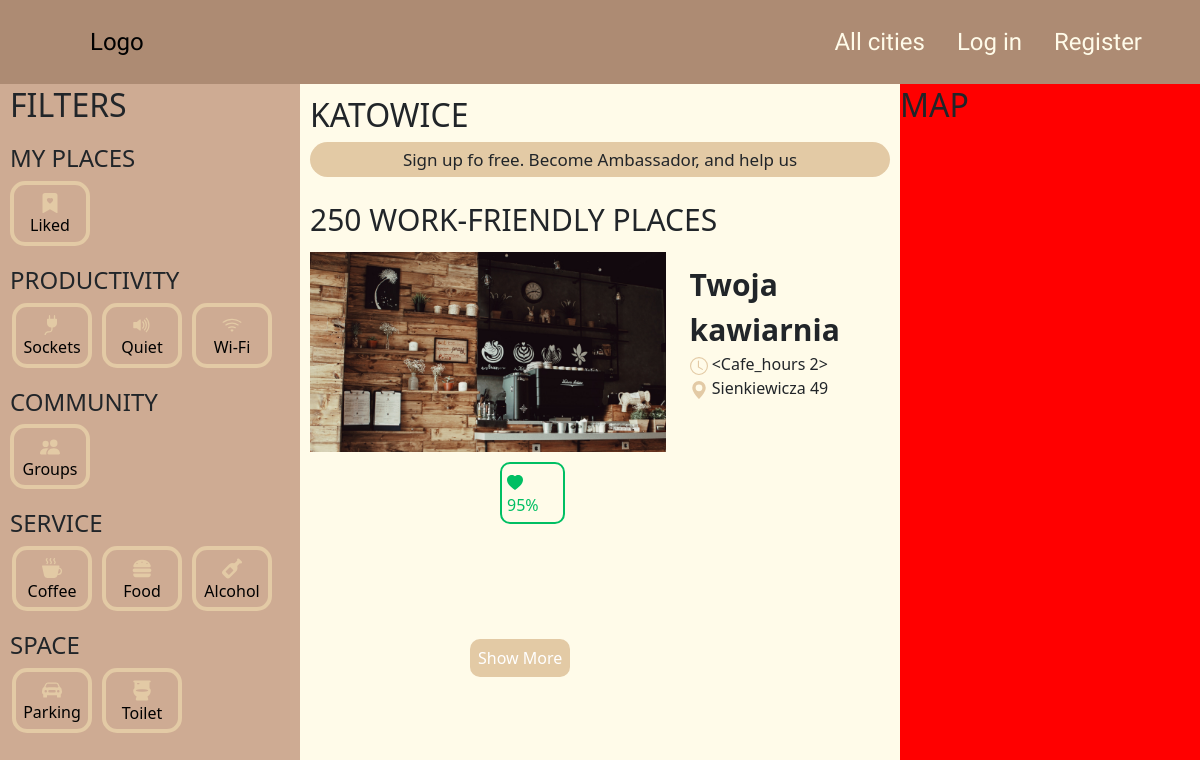
Before: / with the older database file.
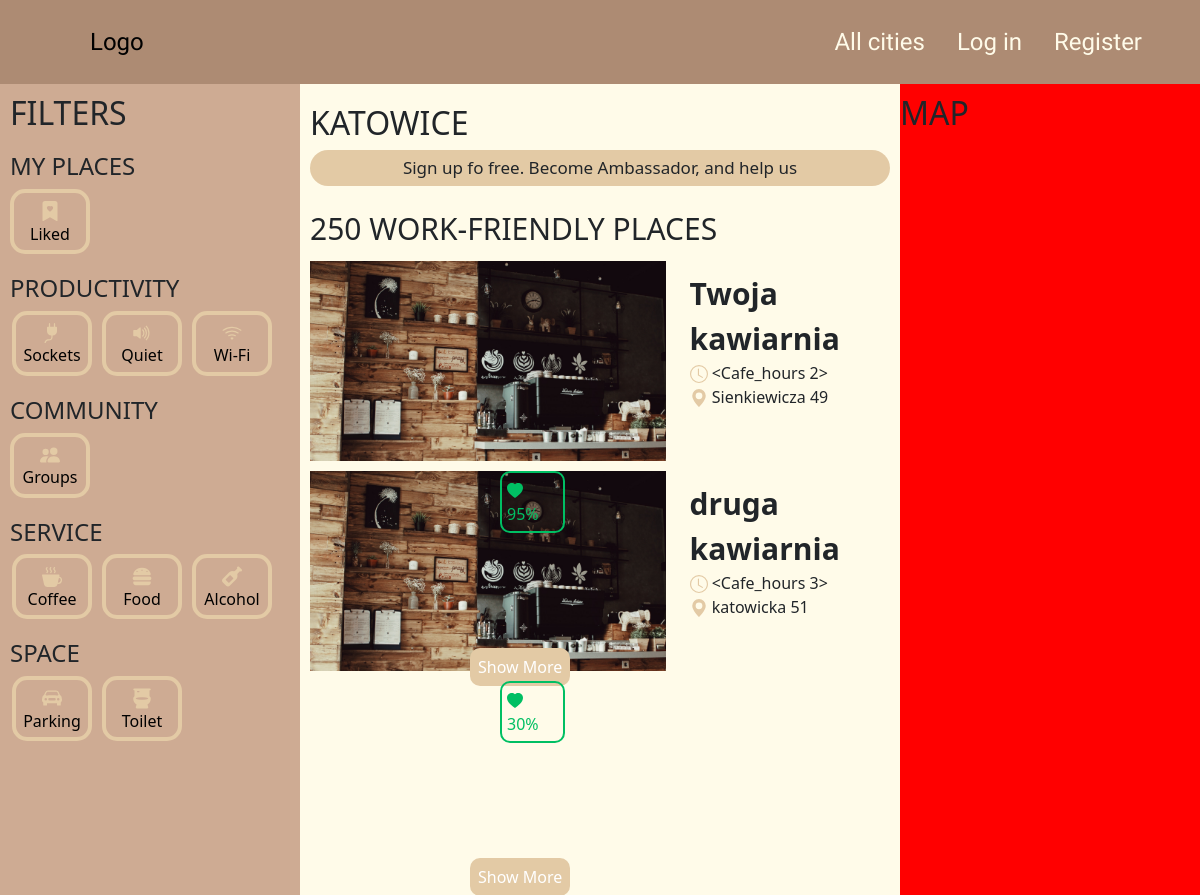
After: the same page with the newer database file.
### main.py (models this page shows)
class Cafe(db.Model):
    __tablename__ = 'cafe'
    id = db.Column(db.Integer, primary_key=True)
    name = db.Column(db.String(250), unique=True, nullable=False)
    localization = db.Column(db.String(250), nullable=False)
    image = db.Column(db.String(250), nullable=False)
    rating = db.Column(db.Integer, nullable=False)
    has_sockets = db.Column(db.Integer, nullable=False)
    quiet = db.Column(db.Integer, nullable=False)
    wifi = db.Column(db.Integer, nullable=False)
    groups = db.Column(db.Integer, nullable=False)
    coffee = db.Column(db.Integer, nullable=False)
    food = db.Column(db.Integer, nullable=False)
    alcohol = db.Column(db.Integer, nullable=False)
    parking = db.Column(db.Integer, nullable=False)
    toilet = db.Column(db.Integer, nullable=False)
    cafe = relationship('Cafe_hours', back_populates='cafe')

### main.py (the view)
@app.route('/')
def home():
    global FILTERS
    if not FILTERS:
        all_cafes = db.session.scalars(db.select(Cafe)).all()
    if FILTERS == 'has_sockets':
        all_cafes = db.session.scalars(db.select(Cafe).order_by(Cafe.has_sockets.asc())).all()
    return render_template('index.html', all_cafes=all_cafes, today=today, user=current_user,
                           logged_in=current_user.is_authenticated)

### templates/index.html (shortened to what this page needs)
<!DOCTYPE html>
<html lang="en">
<head>
    <link href="https://cdn.jsdelivr.net/npm/bootstrap@5.3.0/dist/css/bootstrap.min.css" rel="stylesheet">
    <link href="static/style.css" rel="stylesheet"/>
</head>
<body>
    <div class="container-fluid header-background">
      <header class="container d-flex justify-content-center header-font py-3">
        <a href="/" class="d-flex align-items-center mb-3 mb-md-0 me-md-auto link-body-emphasis text-decoration-none">
          <svg class="bi me-2" width="40" height="32"><use xlink:href="#bootstrap"></use></svg>
          <span class="fs-4">Logo</span>
        </a>
        <ul class="nav nav-pills">
          <li class="nav-item"><a href='{{ url_for("log_out")}}' class="nav-link">All cities</a></li>
          {% if not logged_in %}
          <li class="nav-item"><a href="{{ url_for('login') }}" class="nav-link">Log in</a></li>
          <li class="nav-item"><a href="{{ url_for('register') }}" class="nav-link">Register</a></li>
          {% endif %}
        </ul>
      </header>
    </div>
        <div class="col-3 filters-background">
          <h2 class="mt-3">FILTERS</h2>
          <h4>MY PLACES</h4>
            <a href="{{ url_for('filters_manager', types='liked')}}" class="piece-of-filter">
              <span>
              </span>
              <span>Liked</span>
            </a>
          <h4>PRODUCTIVITY</h4>
            <div class="row" style="margin-left: 2px;">
              <a href="{{ url_for('filters_manager', types='has_sockets')}}" class="piece-of-filter">
                <span>
                </span>
                <span>Sockets</span>
              </a>
              <a href="{{ url_for('filters_manager', types='quiet')}}" class="piece-of-filter filter-in-row">
                <span>
                </span>
                <span>Quiet</span>
              </a>
              <a href="{{ url_for('filters_manager', types='wifi')}}" class="piece-of-filter filter-in-row">
                <span>
                </span>
                <span>Wi-Fi</span>
              </a>
            </div>
          <h4>COMMUNITY</h4>
            <a href="{{ url_for('filters_manager', types='groups')}}" class="piece-of-filter">
              <span>
              </span>
              <span>Groups</span>
            </a>
          <h4>SERVICE</h4>
            <div class="row" style="margin-left: 2px;">
              <a href="{{ url_for('filters_manager', types='coffee')}}" class="piece-of-filter">
                <span>
                </span>
                <span>Coffee</span>
              </a>
              <a href="{{ url_for('filters_manager', types='food')}}" class="piece-of-filter filter-in-row">
                <i class="fa-solid fa-burger"></i>
                <span>Food</span>
              </a>
              <a href="{{ url_for('filters_manager', types='alcohol')}}" class="piece-of-filter filter-in-row">
                <i class="fa-solid fa-wine-bottle"></i>
                <span>Alcohol</span>
              </a>
            </div>
          <h4>SPACE</h4>
            <div class="row" style="margin-left: 2px;">
              <a href="{{ url_for('filters_manager', types='parking')}}" class="piece-of-filter">
                <span>
                </span>
                <span>Parking</span>
              </a>
              <a href="{{ url_for('filters_manager', types='toilet')}}" class="piece-of-filter filter-in-row">
                <i class="fa-solid fa-toilet"></i>
                <span>Toilet</span>
              </a>
            </div>
        </div>
        <div class="col-6 center">
          <h2 class="mt-3">KATOWICE</h2>
          <div class="sign-up-alert">
            <span>Sign up fo free. Become Ambassador, and help us</span>
          </div>
          <div class="number-of-cafe">
            <span>250 WORK-FRIENDLY PLACES</span>
          </div>
          {% for cafe in all_cafes %}
          <div class="cafe">
            <div class="row">
              <div class="col">
                <img src="static/pexels-afta-putta-gunawan-683039 (1).jpg" style="height: 200px;">
              </div>
              <div class="col cafes-name">
                  <span style="font-size: 30px; font-weight: bold;">{{ cafe.name }}</span><br>
                  <span>
                    <svg xmlns="http://www.w3.org/2000/svg" width="18" height="18" fill="currentColor" class="bi bi-clock" viewBox="0 0 16 16">
                      <path d="M8 3.5a.5.5 0 0 0-1 0V9a.5.5 0 0 0 .252.434l3.5 2a.5.5 0 0 0 .496-.868L8 8.71V3.5z"/>
                      <path d="M8 16A8 8 0 1 0 8 0a8 8 0 0 0 0 16zm7-8A7 7 0 1 1 1 8a7 7 0 0 1 14 0z"/>
                    </svg>
                    {{ cafe.cafe[0] }}
                  </span><br>
                  <span>
                    <svg xmlns="http://www.w3.org/2000/svg" width="18" height="18" fill="currentColor" class="bi bi-geo-alt-fill" viewBox="0 0 16 16">
                      <path d="M8 16s6-5.686 6-10A6 6 0 0 0 2 6c0 4.314 6 10 6 10zm0-7a3 3 0 1 1 0-6 3 3 0 0 1 0 6z"/>
                    </svg>
                    {{ cafe.localization }}
                  </span>
              </div>
              <div class="col">
                <div class="rating">
                  <svg xmlns="http://www.w3.org/2000/svg" width="16" height="16" fill="currentColor" class="bi-heart-fill" viewBox="0 0 16 16">
                    <path fill-rule="evenodd" d="M8 1.314C12.438-3.248 23.534 4.735 8 15-7.534 4.736 3.562-3.248 8 1.314z"/>
                  </svg>
                  <span>{{ cafe.rating }}%</span>
                </div>
                <a class="show-more-link" href="{{ url_for('cafe_site', cafe_id=cafe.id) }}">
                  Show More
                </a>
              </div>
            </div>
          </div>
          {% endfor %}
        </div>
        <div class="col-3 map-box">
          <h2 class="mt-3">MAP</h2>
        </div>
</body>
</html>

### static/style.css (style rules this page uses)
* { margin: 0; padding: 0; box-sizing: border-box; }
body { background-color: #FFFBE9; }
.header-background { background-color: #AD8B73; position: fixed; z-index: 10; }
.header-font { font-family: 'Ropa Sans', sans-serif; font-size: 1.5em; }
.nav-link { color: #FFFBE9; }
.filters-background { position: fixed; top: 8.7%; background-color: #CEAB93; min-height: 900px; padding-left: 10px; }
h4 { margin-top: 20px; font-weight: 400; }
.piece-of-filter { width: 80px; height: 65px; border-radius: 15px; border: 4px solid #E3CAA5; cursor: pointer; display: flex; flex-direction: column; align-items: center; justify-content: center; text-decoration: none; color: black; }
.filter-in-row { margin-left: 10px; }
.bi { color: #E3CAA5; }
i { color: #E3CAA5; font-size: 20px; margin-top: 5px; }
.center { position: absolute; top: 8.7%; left: 25%; height: 400px; padding: 10px; }
.map-box { position: fixed; top: 8.7%; right: 0; min-height: 900px; background-color: red; }
.sign-up-alert { background-color: #E3CAA5; display: flex; align-items: center; justify-content: center; padding: 5px; border-radius: 30px; font-size: 17px; }
.number-of-cafe { margin-top: 20px; font-size: 30px; }
.cafe { height: 200px; margin-top: 10px; }
.cafes-name { margin-top: 10px; }
.rating { position: relative; top: 10px; left: 190px; width: 65px; padding: 5px; color: #00BF63; border: 2px solid #00BF63; border-radius: 10px; }
.show-more-link { position: relative; top: 132px; left: 160px; text-decoration: none; color: white; padding: 8px; background-color: #E3CAA5; border-radius: 10px; }

Changed rows visible on the page:
added Cafe: name "druga kawiarnia", cafe "<Cafe_hours 3>", localization "katowicka 51", rating "30"
